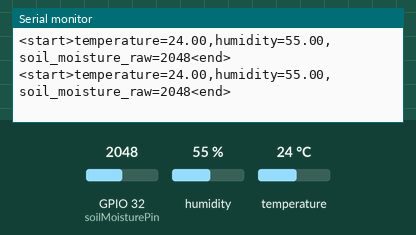
Bench run of a sketch on a simulated ESP32. Shown: the last lines printed to the serial monitor. The inputs (shaded band) are chosen by the test bench; at power-on: humidity 55 %, GPIO 32 (soilMoisturePin) = 2048, temperature 24 °C.

Above: at 2.8 s.
2.9 s: humidity set to 22 %
At 4.6 s:
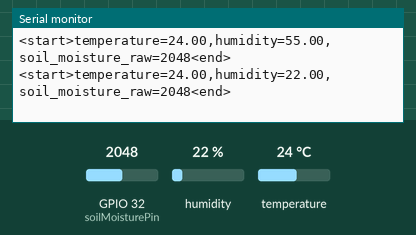
5.6 s: GPIO 32 (soilMoisturePin) set to 2866
At 7.0 s:
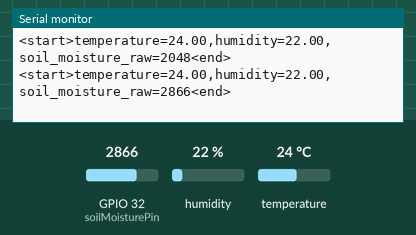
8.3 s: temperature set to 12 °C
At 10.6 s:
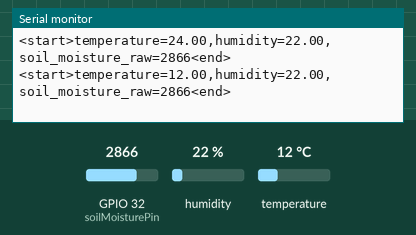
11.0 s: GPIO 32 (soilMoisturePin) set to 3603
At 13.0 s:
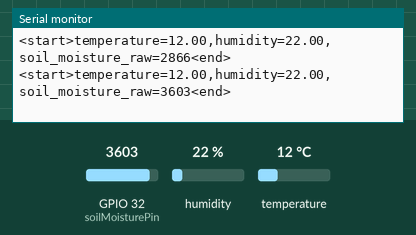
13.7 s: humidity set to 40 %
At 15.4 s:
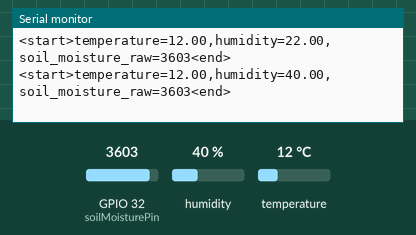
Timing chart, 0 to 16.9 s (numbered marks = the images above; inputs shaded):
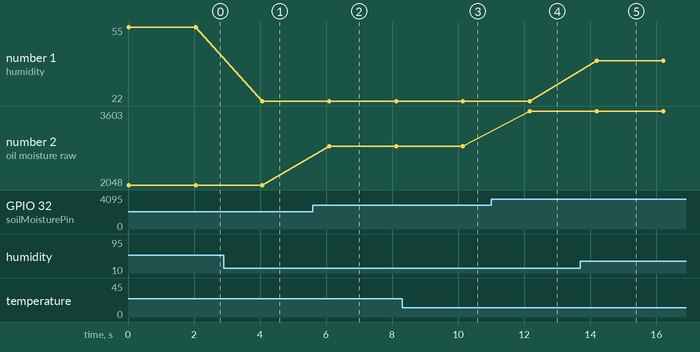

The sketch:

soil.ino
```cpp
#include <DHT.h>

#define DHTPIN 4        // GPIO4 for DHT11
#define DHTTYPE DHT11   // DHT 11 sensor type

DHT dht(DHTPIN, DHTTYPE);

int soilMoisturePin = 32; // GPIO34 for Soil Moisture sensor

void setup() {
  Serial.begin(115200);  // Start serial communication
  dht.begin();           // Initialize the DHT sensor
}

void loop() {
  float temp = dht.readTemperature();
  float humidity = dht.readHumidity();
  int soilMoistureRaw = analogRead(soilMoisturePin);  // Read raw ADC value

  if (isnan(temp) || isnan(humidity)) {
    Serial.println("<start>Error reading from DHT11<end>");
  } else {
    Serial.print("<start>temperature=");
    Serial.print(temp);
    Serial.print(",humidity=");
    Serial.print(humidity);
    Serial.print(",soil_moisture_raw=");
    Serial.print(soilMoistureRaw);
    Serial.println("<end>");
  }

  delay(2000);  // Wait 2 seconds before next reading
}
```

Measured:
- after the input at 2.9 s, the serial monitor: prints a new line after 1.2 s (image 1)
- after the input at 5.6 s, the serial monitor: prints a new line after 0.49 s (image 2)
- after the input at 8.3 s, the serial monitor: prints a new line after 1.8 s (image 3)
- after the input at 11.0 s, the serial monitor: prints a new line after 1.2 s (image 4)
- after the input at 13.7 s, the serial monitor: prints a new line after 0.49 s (image 5)
- plotted number 1: 55 → 22 after the input at 2.9 s, 22 → 40 after the input at 13.7 s
- plotted number 2: 2048 → 2866 after the input at 5.6 s, 2866 → 3603 after the input at 11.0 s
